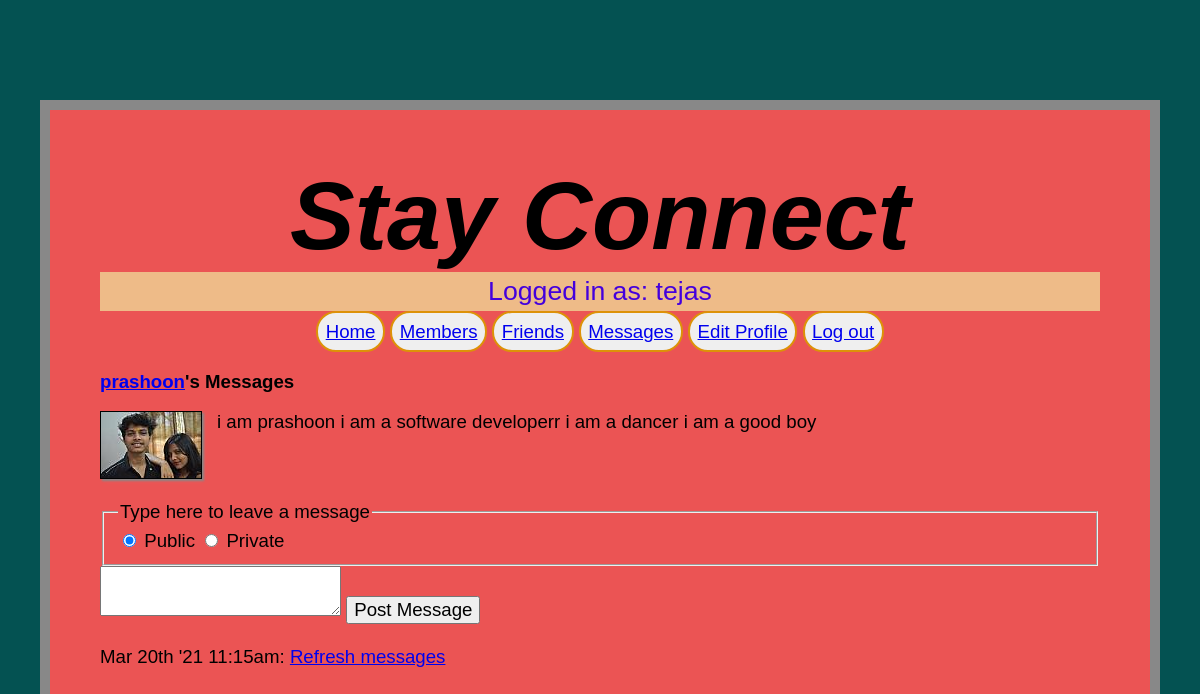
The app's page /messages.php?view=prashoon (signed in) with its own data.
### tables this page shows
CREATE TABLE `profiles` (
  `user` varchar(50) NOT NULL,
  `text` varchar(500) NOT NULL
);

CREATE TABLE `messages` (
  `auth` varchar(50) NOT NULL,
  `recip` varchar(50) NOT NULL,
  `pm` char(1) NOT NULL,
  `time` int(6) NOT NULL,
  `text` varchar(500) NOT NULL,
  `id` int(10) UNSIGNED NOT NULL
);

### messages.php (the view, shortened to what this page needs)
<?php
require_once 'header.php';
 if (isset($_GET['view'])) $view = sanitizeString($_GET['view']);
 else $view = $user;
 if ($view != "")
 {
 if ($view == $user) $name1 = $name2 = "Your";
 else
 {
$name1 = "<a href='members.php?view=$view'>$view</a>'s";
 }
 echo "<h3>$name1 Messages</h3>";
 showProfile($view);
 echo <<<_END
<form method='post' action='messages.php?view=$view'>
<fieldset data-role="controlgroup" data-type="horizontal">
<legend>Type here to leave a message</legend>
<input type='radio' name='pm' id='public' value='0' checked='checked'>
<label for="public">Public</label>
<input type='radio' name='pm' id='private' value='1'>
<label for="private">Private</label>
</fieldset>
<textarea name='text'></textarea>
<input data-transition='slide' type='submit' value='Post Message'>
 </form><br>
_END;
 $query = "SELECT * FROM messages WHERE recip='$view' ORDER BY id ";
 $result = queryMysql($query);
 $num = $result->num_rows;
 for ($j = 0 ; $j < $num ; ++$j)
 {
$row = $result->fetch_array(MYSQLI_ASSOC);
if ($row['pm'] == 0 || $row['auth'] == $user || $row['recip'] == $user)
{
echo date('M jS \'y g:ia:', $row['time']);
echo " <a href='messages.php?view=" . $row['auth'] . ">" . $row['auth']. "</a> ";
if ($row['pm'] == 0)
echo "wrote: &quot;" . $row['auth'] . "&quot; ";
else
echo "whispered: <span class='whisper'>&quot;" .$row['text']. "&quot;</span> ";
echo "<br>";
}
 }
 }
 echo "<br><button><a data-role='button'
href='messages.php?view=$view'>Refresh messages</a></button>";
?>
 </div><br>
 </body>
</html>

### functions.php (shortened to what this page needs)
<?php
 $dbhost = "localhost:3307";
 $dbname = "prashoonest";
 $dbuser = "prashoonuser";
 $dbpass = "";
 $connection = new mysqli($dbhost, $dbuser, $dbpass, $dbname);
 function queryMysql($query)
 {
 global $connection;
 $result = $connection->query($query);
 return $result;
 }
 function sanitizeString($var)
 {
 global $connection;
 $var = strip_tags($var);
 $var = htmlentities($var);
 return $connection->real_escape_string($var);
 }
 function showProfile($user)
 {
 if (file_exists("$user.jpg"))
echo "<img src='$user.jpg' style='float:left;'>";
 $result = queryMysql("SELECT * FROM profiles WHERE user='$user'");
 if ($result->num_rows)
 {
$row = $result->fetch_array(MYSQLI_ASSOC);
echo stripslashes($row['text']) . "<br style='clear:left;'><br>";
 }
 else echo "<p>Nothing to see here, yet</p><br>";
 }
?>

### styles.css (style rules this page uses)
* { font-family: verdana, sans-serif; font-size: 14pt; }
body { width: 1000px; margin: 100px auto; background: #eb5454; align-items: center; padding: 50px 50px 50px 50px; border: 10px solid #888; }
html { background: rgb(4, 82, 82); }
img { border: 1px solid black; margin-right: 15px; -moz-box-shadow: 2px 2px 2px #888; -webkit-box-shadow: 2px 2px 2px #888; box-shadow: 2px 2px 2px #888; }

### records on screen
profiles: text "i am prashoon i am a software developerr i am a dancer i am a good boy"
messages: time "Mar 20th '21 11:15am:"

### other values on screen
$userstr "Logged in as: tejas"
$view "prashoon"
